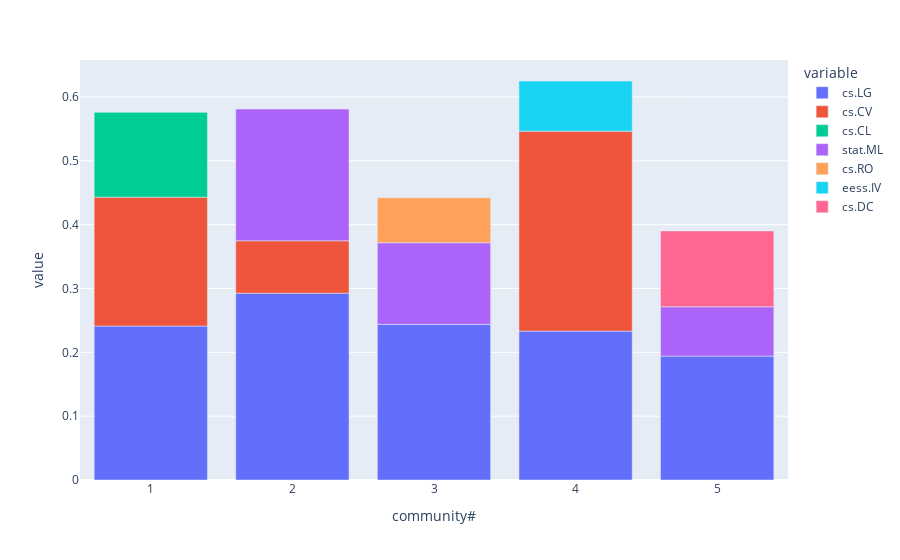

The notebook cell saved with this chart:
### Markdown cell above
<h4>Let's check whether topic distribution <b>differs</b> within different communities</h4>

### Code cell
# check what topics are the most popular within top-communities
top_topics = []
for cc in tqdm(top_n_cc, desc='top-X categories for community...'):
    broadest_community_idx = df['authors_parsed'].apply(lambda x: len(frozenset(x) & cc) > 0)
    topics_distribution = df.loc[broadest_community_idx, 'categories'].explode().value_counts() 
    topics_distribution /= topics_distribution.sum()
    top_topics.append(topics_distribution.iloc[:3])
    
df_topics = pd.DataFrame(
    top_topics, 
    index=pd.Series(list(range(1, top_n+1)), name='community#')
)

# top-1 topic for community
print(df_topics.idxmax(axis=1).map(category_data['cat3']))

# see top-x categories for each author community
px.bar(df_topics)

### Figure 1 — Plotly figure (JSON) as saved in the notebook; plotly's stock layout.template omitted (floating-point values rounded to 4 significant figures)
{"data": [{"alignmentgroup": "True", "hovertemplate": "variable=cs.LG<br>community#=%{x}<br>value=%{y}<extra></extra>", "legendgroup": "cs.LG", "marker": {"color": "#636efa", "pattern": {"shape": ""}}, "name": "cs.LG", "offsetgroup": "cs.LG", "orientation": "v", "showlegend": true, "textposition": "auto", "type": "bar", "x": [1, 2, 3, 4, 5], "xaxis": "x", "y": [0.2412, 0.2926, 0.2438, 0.2332, 0.1941], "yaxis": "y"}, {"alignmentgroup": "True", "hovertemplate": "variable=cs.CV<br>community#=%{x}<br>value=%{y}<extra></extra>", "legendgroup": "cs.CV", "marker": {"color": "#EF553B", "pattern": {"shape": ""}}, "name": "cs.CV", "offsetgroup": "cs.CV", "orientation": "v", "showlegend": true, "textposition": "auto", "type": "bar", "x": [1, 2, 3, 4, 5], "xaxis": "x", "y": [0.2019, 0.08211, null, 0.3131, null], "yaxis": "y"}, {"alignmentgroup": "True", "hovertemplate": "variable=cs.CL<br>community#=%{x}<br>value=%{y}<extra></extra>", "legendgroup": "cs.CL", "marker": {"color": "#00cc96", "pattern": {"shape": ""}}, "name": "cs.CL", "offsetgroup": "cs.CL", "orientation": "v", "showlegend": true, "textposition": "auto", "type": "bar", "x": [1, 2, 3, 4, 5], "xaxis": "x", "y": [0.1328, null, null, null, null], "yaxis": "y"}, {"alignmentgroup": "True", "hovertemplate": "variable=stat.ML<br>community#=%{x}<br>value=%{y}<extra></extra>", "legendgroup": "stat.ML", "marker": {"color": "#ab63fa", "pattern": {"shape": ""}}, "name": "stat.ML", "offsetgroup": "stat.ML", "orientation": "v", "showlegend": true, "textposition": "auto", "type": "bar", "x": [1, 2, 3, 4, 5], "xaxis": "x", "y": [null, 0.2063, 0.1278, null, 0.07723], "yaxis": "y"}, {"alignmentgroup": "True", "hovertemplate": "variable=cs.RO<br>community#=%{x}<br>value=%{y}<extra></extra>", "legendgroup": "cs.RO", "marker": {"color": "#FFA15A", "pattern": {"shape": ""}}, "name": "cs.RO", "offsetgroup": "cs.RO", "orientation": "v", "showlegend": true, "textposition": "auto", "type": "bar", "x": [1, 2, 3, 4, 5], "xaxis": "x", "y": [null, null, 0.07034, null, null], "yaxis": "y"}, {"alignmentgroup": "True", "hovertemplate": "variable=eess.IV<br>community#=%{x}<br>value=%{y}<extra></extra>", "legendgroup": "eess.IV", "marker": {"color": "#19d3f3", "pattern": {"shape": ""}}, "name": "eess.IV", "offsetgroup": "eess.IV", "orientation": "v", "showlegend": true, "textposition": "auto", "type": "bar", "x": [1, 2, 3, 4, 5], "xaxis": "x", "y": [null, null, null, 0.07861, null], "yaxis": "y"}, {"alignmentgroup": "True", "hovertemplate": "variable=cs.DC<br>community#=%{x}<br>value=%{y}<extra></extra>", "legendgroup": "cs.DC", "marker": {"color": "#FF6692", "pattern": {"shape": ""}}, "name": "cs.DC", "offsetgroup": "cs.DC", "orientation": "v", "showlegend": true, "textposition": "auto", "type": "bar", "x": [1, 2, 3, 4, 5], "xaxis": "x", "y": [null, null, null, null, 0.1188], "yaxis": "y"}], "layout": {"barmode": "relative", "legend": {"title": {"text": "variable"}, "tracegroupgap": 0}, "margin": {"t": 60}, "xaxis": {"anchor": "y", "domain": [0, 1], "title": {"text": "community#"}}, "yaxis": {"anchor": "x", "domain": [0, 1], "title": {"text": "value"}}}}
